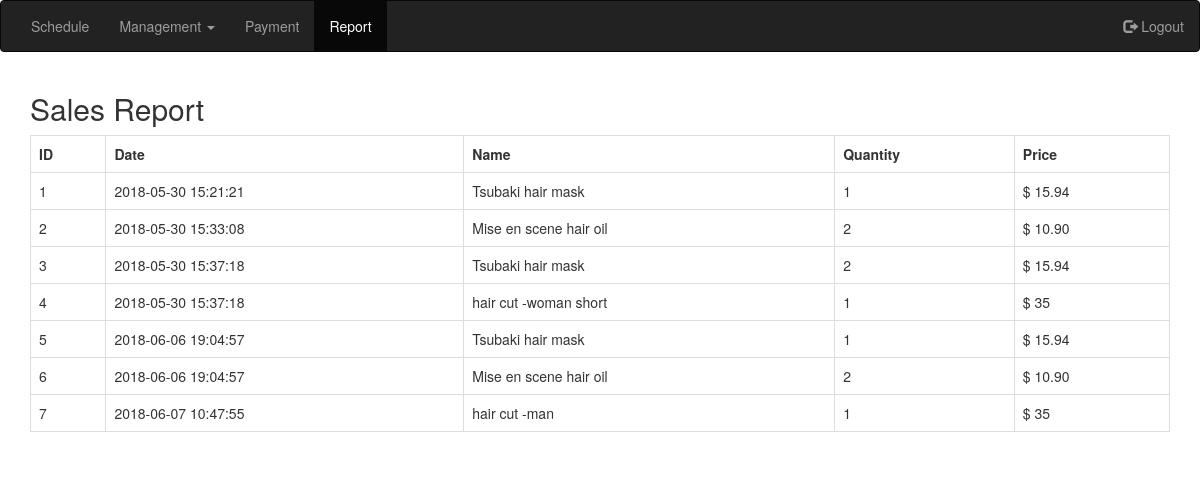
Page /report/report.php on the committed database.
### tables this page shows
CREATE TABLE IF NOT EXISTS `record` (
  `id` int(11) NOT NULL AUTO_INCREMENT,
  `date` datetime DEFAULT CURRENT_TIMESTAMP,
  `name` varchar(255) DEFAULT NULL,
  `price` varchar(30) DEFAULT NULL,
  `quantity` varchar(30) DEFAULT NULL,
  PRIMARY KEY (`id`)
);

### report/report.php (the view)
<?php
require 'db.php';
$sql = 'SELECT * FROM record';
$statement = $connection->prepare($sql);
$statement->execute();
$item = $statement->fetchAll(PDO::FETCH_OBJ);
 ?>
<?php require 'header.php'; ?>
<div class="container">
  <div class="card mt-5">
    <div class="card-header">
      <h2>Sales Report</h2>
    </div>
    <div class="card-body">
      <table class="table table-bordered">
        <tr>
          <th>ID</th>
          <th>Date</th>
          <th>Name</th>
          <th>Quantity</th>
          <th>Price</th>
        </tr>
        <?php foreach($item as $sales): ?>
          <tr>
            <td><?= $sales->id; ?></td>
            <td><?= $sales->date; ?></td>
            <td><?= $sales->name; ?></td>
            <td><?= $sales->quantity; ?></td>
            <td>$ <?= $sales->price; ?></td>
          </tr>
        <?php endforeach; ?>
      </table>
    </div>
  </div>
</div>
<?php require 'footer.php'; ?>

### rows in the picture
record: id "1", date "2018-05-30 15:21:21", name "Tsubaki hair mask", quantity "1", price "15.94"
record: id "2", date "2018-05-30 15:33:08", name "Mise en scene hair oil", quantity "2", price "10.90"
record: id "3", date "2018-05-30 15:37:18", name "Tsubaki hair mask", quantity "2", price "15.94"
record: id "4", date "2018-05-30 15:37:18", name "hair cut -woman short", quantity "1", price "35"
record: id "5", date "2018-06-06 19:04:57", name "Tsubaki hair mask", quantity "1", price "15.94"
record: id "6", date "2018-06-06 19:04:57", name "Mise en scene hair oil", quantity "2", price "10.90"
record: id "7", date "2018-06-07 10:47:55", name "hair cut -man", quantity "1", price "35"
